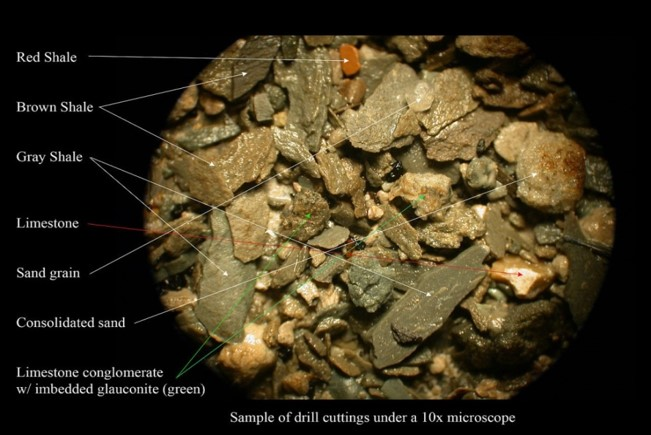
#> input picture rock_detection/rock.jpeg, 651 x 435 px, found by its file name
$ python rock_detection_practise.py
#> lines starting #> are read from the running program, lines starting #| are printed output that depends on the picture; after the words box and inside, x2 and y2 are one past the last pixel; in counts of white or black regions, pixels touching at a corner belong together
#!/usr/local/bin/python3.7

import cv2
import numpy as np

img_bgr = cv2.imread('/Users/crystal-dragon-lyb/PycharmProjects/project_demo/rock.jpeg')
#> img_bgr is the input picture: shape (435, 651, 3); mean B, G, R 29.2, 50.3, 59.9

gray = cv2.cvtColor(img_bgr, cv2.COLOR_BGR2GRAY)
#cv2.imshow('gray', gray)
ret, binary = cv2.threshold(gray, 90, 255, cv2.THRESH_BINARY_INV )
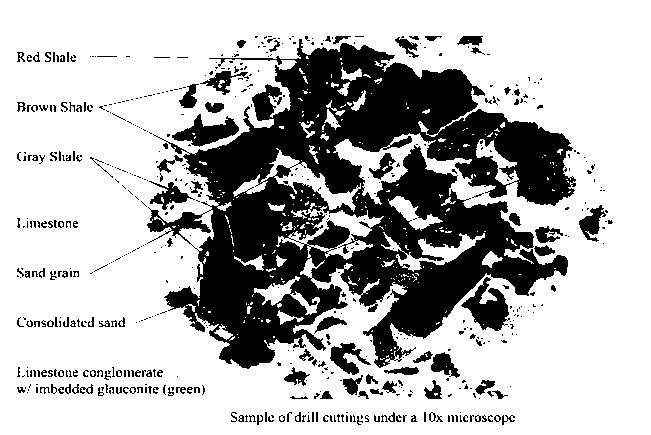
#> binary: shape (435, 651); 71.4% white; 584 black regions (440 under 20 px), largest, box (x1, y1, x2, y2) and area: (147, 39, 576, 369) 67364, (461, 277, 510, 331) 1265, (172, 114, 239, 147) 1030

binary = cv2.bitwise_not(binary)

#cv2.imshow('binary',binary)
#形态学开运算 去除小的白噪声

kernel = np.ones((3, 3),np.uint8)
opening =  cv2.morphologyEx(binary,cv2.MORPH_OPEN,kernel,iterations=2)
#> opening: shape (435, 651); 24.1% white; 56 white regions, largest, box (x1, y1, x2, y2) and area: (184, 43, 569, 368) 40806, (355, 148, 568, 358) 14596, (342, 225, 408, 306) 2418

#cv2.imshow('opening',opening)
#closing = cv2.morphologyEx(opening,cv2.MORPH_CLOSE,kernel,iterations=2)

#形态学闭运算 去除物体的小洞

#确定背景区域
sure_bg = cv2.dilate(opening,kernel,iterations=3)
#> sure_bg: shape (435, 651); 33.7% white; 20 white regions, largest, box (x1, y1, x2, y2) and area: (164, 40, 572, 371) 87024, (328, 341, 368, 399) 1383, (145, 184, 190, 234) 1162
#cv2.imshow('sure_bg',sure_bg)
dist_transform = cv2.distanceTransform(opening,cv2.DIST_L2,5)


#显示骨骼
distance =cv2.normalize(dist_transform,0,1.0,cv2.NORM_MINMAX)


#cv2.imshow('dist_out',distance*50)
#print(type(dist_transform))
#print(dist_transform.max())
ret, sure_fg = cv2.threshold(dist_transform, 0.2*dist_transform.max() , 255, 0)
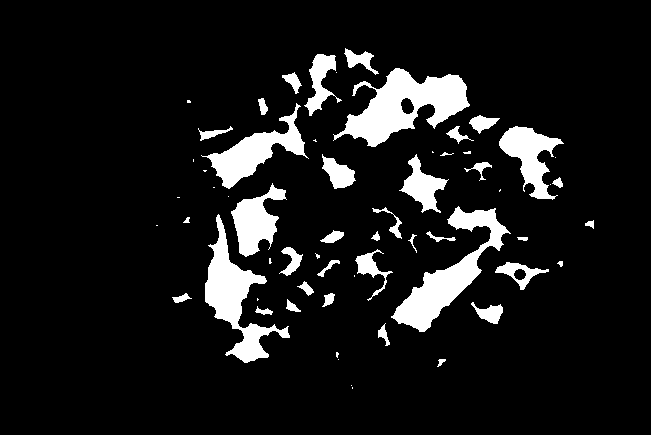
#> sure_fg: shape (435, 651) float32; 9.7% white; 61 white regions (22 under 20 px), largest, box (x1, y1, x2, y2) and area: (333, 68, 470, 147) 5012, (391, 206, 511, 332) 4193, (205, 214, 290, 363) 3840
#> ret = 5.2
#cv2.imshow('sure_fg',sure_fg)
#靠近物体中心的区域是前景，远离物体的区域是背景


#找到不确定的区域
sure_fg = np.uint8(sure_fg)
unknown = cv2.subtract(sure_bg,sure_fg)
#> unknown: shape (435, 651); 24% white; 22 white regions, largest, box (x1, y1, x2, y2) and area: (164, 40, 572, 371) 59466, (328, 341, 368, 399) 1366, (145, 184, 190, 234) 1157
cv2.imshow('unknown',unknown)
#marker labelling
ret,markers = cv2.connectedComponents(sure_fg)
#> markers: shape (435, 651) int32; 62 distinct labels, from 0 to 61
#> ret = 62

np.set_printoptions(threshold=np.inf)
#print(markers)
markers = markers +1
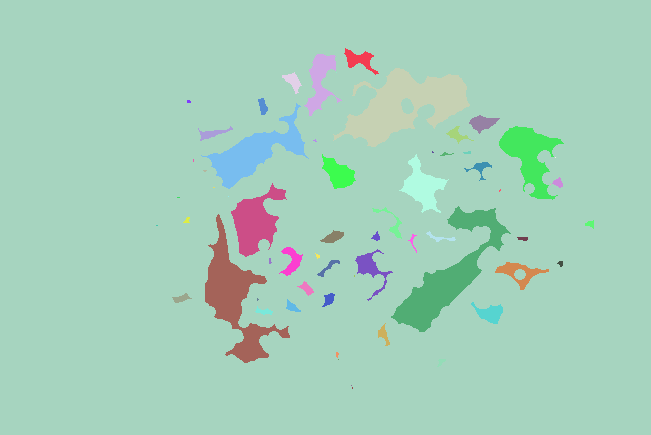
#> markers: shape (435, 651) int32; 62 distinct labels, from 1 to 62; one colour per label, 0 black
#print(markers)
markers[unknown==255] = 0
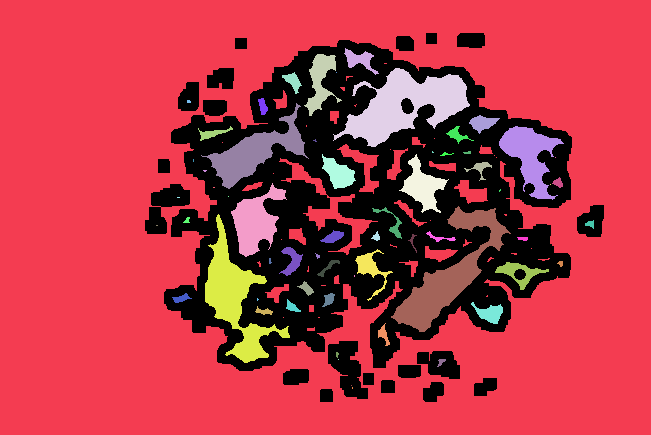
#> markers: shape (435, 651) int32; 63 distinct labels, from 0 to 62; one colour per label, 0 black

markers = cv2.watershed(img_bgr,markers)
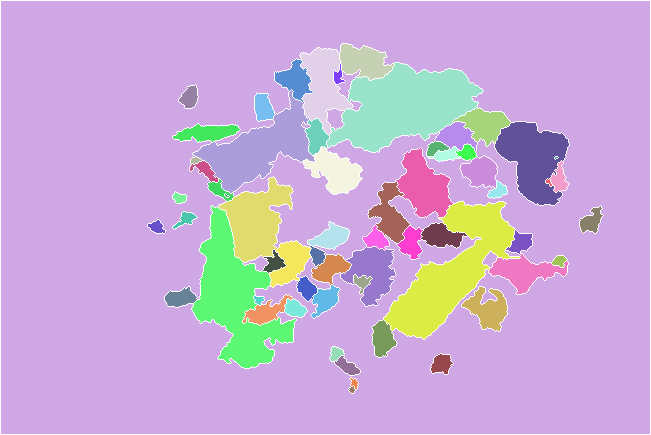
#> markers: shape (435, 651) int32; 63 distinct labels, from -1 to 62; one colour per label, 0 black, -1 white
img_bgr[markers == -1] = [250,206,135]
#> img_bgr: shape (435, 651, 3); 2.99% of pixels changed, all inside (x1, y1, x2, y2) = (0, 0, 651, 435)


afterwatershed = cv2.convertScaleAbs(markers)

colorTab = np.zeros((np.max(markers)+1,3))
for i in range(len(colorTab)):
    aa = np.random.uniform(0, 255)
    bb = np.random.uniform(0, 255)
    cc = np.random.uniform(0, 255)
    colorTab[i] = np.array([aa, bb, cc], np.uint8)
bgrImage = np.zeros(img_bgr.shape,np.uint8)

#遍历marks每一个元素值，对每一个区域进行颜色填充
for i in range(markers.shape[0]):
    for j in range(markers.shape[1]):
        #index值一样的像素表示在一个区域
        index = markers[i][j]
        #判断是不是区域与区域之间的分界,如果是边界(-1)，则使用白色显示
        if index == -1:
            bgrImage[i][j] = np.array([255,255,255])
        else:
            bgrImage[i][j]  = colorTab[index]
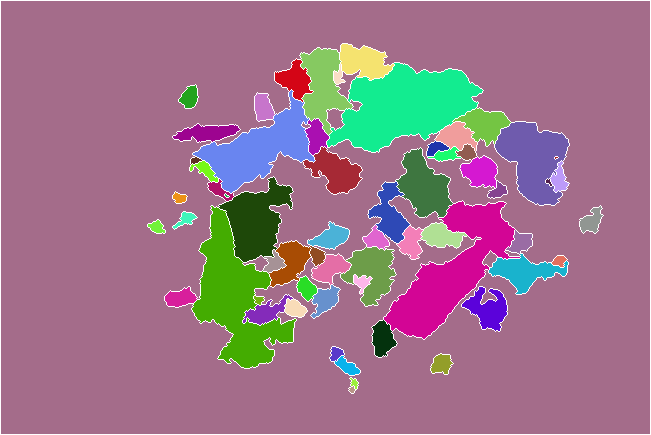
#> bgrImage: shape (435, 651, 3); mean of channels 0, 1, 2 137.6, 116.3, 155.2; drawn as B, G, R
cv2.imshow('After ColorFill',bgrImage)

#填充后与原始图像融合
result = cv2.addWeighted(img_bgr,0.6,bgrImage,0.4,0)
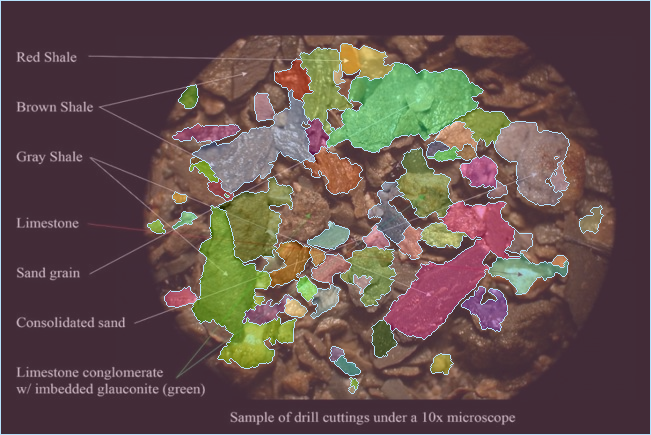
#> result: shape (435, 651, 3); mean B, G, R 76.3, 79, 98.9
cv2.imshow('addWeighted',result)
# [9 lines of commented-out code are left out]
cv2.waitKey(0)
cv2.destroyAllWindows()
